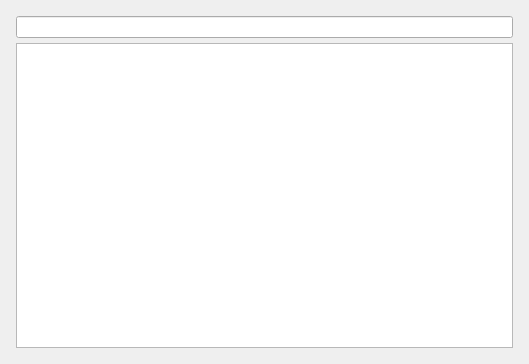
<?xml version="1.0" encoding="UTF-8"?>
<ui version="4.0">
 <class>RawRequestBodyWidget</class>
 <widget class="QWidget" name="RawRequestBodyWidget">
  <property name="geometry">
   <rect>
    <x>0</x>
    <y>0</y>
    <width>529</width>
    <height>364</height>
   </rect>
  </property>
  <property name="windowTitle">
   <string>Form</string>
  </property>
  <layout class="QGridLayout" name="gridLayout">
   <item row="0" column="0">
    <layout class="QVBoxLayout" name="verticalLayout">
     <property name="spacing">
      <number>5</number>
     </property>
     <property name="leftMargin">
      <number>5</number>
     </property>
     <property name="topMargin">
      <number>5</number>
     </property>
     <property name="rightMargin">
      <number>5</number>
     </property>
     <property name="bottomMargin">
      <number>5</number>
     </property>
     <item>
      <widget class="QLineEdit" name="contentType"/>
     </item>
     <item>
      <widget class="QTextEdit" name="rawBody"/>
     </item>
    </layout>
   </item>
  </layout>
 </widget>
 <resources/>
 <connections/>
</ui>
